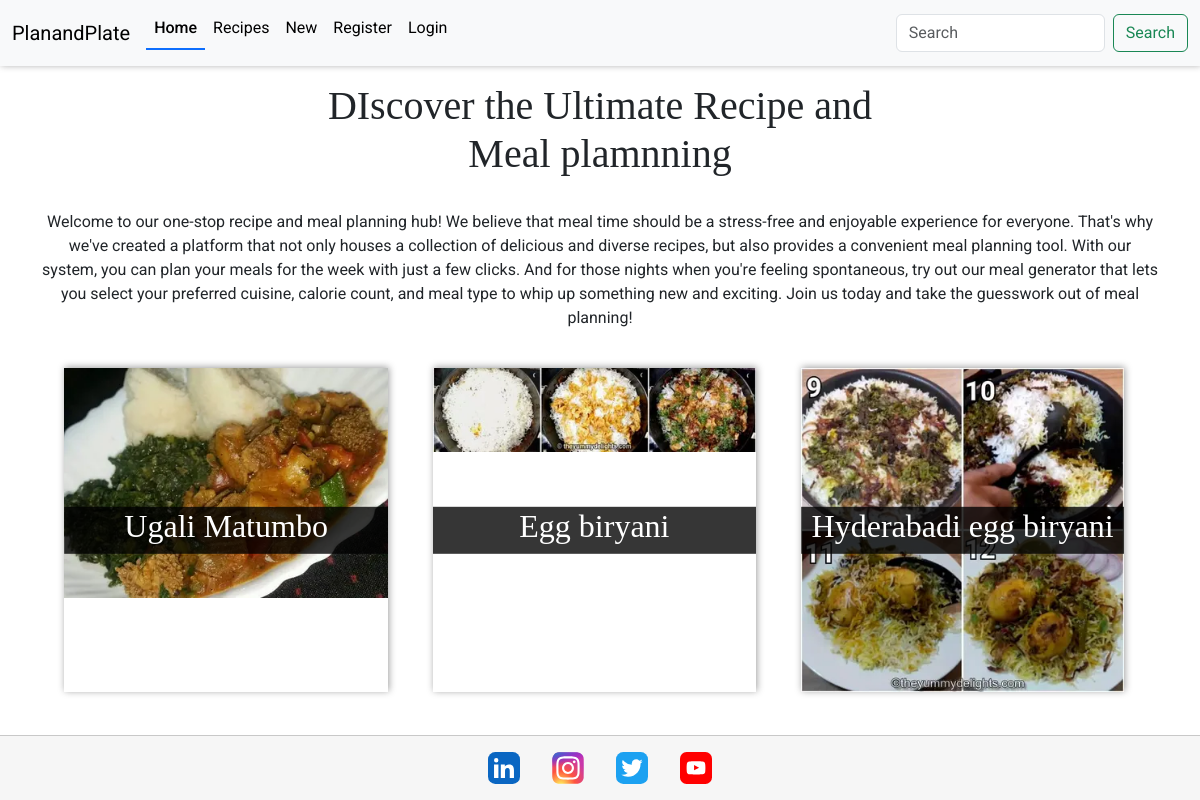
The page / on the database its author committed.
### recipes/models.py (models this page shows, shortened)
class Recipe(models.Model):
    user = models.ForeignKey(
        User, related_name="recipe_owner", on_delete=models.CASCADE
    )
    title = models.CharField(max_length=300, null=False, blank=False)
    description = models.CharField(max_length=500, null=False, blank=False)
    instructions = RichTextField(max_length=10000, null=False, blank=False)
    ingredients = RichTextField(max_length=10000, null=False, blank=False)
    image = ResizedImageField(
        size=[400, None],
        quality=75,
        upload_to="recipes/",
        force_format="WEBP",
        blank=False,
        null=False,
    )
    image_alt = models.CharField(max_length=100, null=False, blank=False)
    meal_type = models.CharField(max_length=50, choices=MEAL_TYPES, default="breakfast")
    cuisine_types = models.CharField(
        max_length=100, choices=CUISINE_TYPES, default="african"
    )
    calories = models.IntegerField()
    posted_date = models.DateTimeField(auto_now=True)
    class Meta:
        ordering = ["-posted_date"]

### home/views.py (the view)
# urls.py: path("", Index.as_view(), name="home"),
class Index(ListView):
    template_name = "home/index.html"
    model = Recipe
    context_object_name = "recipes"
    def get_queryset(self):
        return self.model.objects.all()[:3]

### home/templates/home/index.html (shortened to what this page needs)
{% extends 'base.html' %}
{% block content %}
<div class="container flex-xolumn pt-3">
    <section class="text-center">
        <h1 class="main-title mx-auto"> DIscover the Ultimate Recipe and Meal plamnning</h1>
        <p class="pt-4">
            Welcome to our one-stop recipe and meal planning hub! We believe that meal time should be a stress-free
            and enjoyable experience for everyone. That's why we've created a platform that not only houses a
            collection of delicious and diverse recipes, but also provides a convenient meal planning tool. With
            our system, you can plan your meals for the week with just a few clicks.
            And for those nights when you're feeling spontaneous, try out our meal generator that lets you select
            your preferred cuisine, calorie count, and meal type to whip up something new and exciting. Join us
            today and take the guesswork out of meal planning!
        </p>
    </section>
    <section>
        <div class="recipe-cont">
            {% for recipe in recipes %}
            <a class="img-container" href="{% url 'recipe_detail' recipe.id %}">
                <img src="{{recipe.image.url}}" alt="{{ recipe.image_alt }}" style="width:100%;">
                <div class="centered"><h2>{{ recipe.title }}</h2></div>
            </a>
            {% endfor %}
        </div>
    </section>
</div>
{% endblock %}

### static/css/base.css (style rules this page uses)
:root { --title: 'EB Garamond', serif; --main-font: 'Roboto', serif; --background: #3f006a0f; --blue: #0d6efd; --black: #000; --off-white: #f6f6f6; --white: #fff; --orange: #ffbf50; --smal-box-shadow: 1px -1px 7px 0 #00000061; --border: 1px solid #00000030; }
html, body { height: 100%; }
body { display: flex; flex-direction: column; font-family: var(--main-font); }
h1, h2, h3, h4, h5, h6 { font-family: var(--title); }
.recipe-cont { display: flex; flex-direction: column; flex-wrap: wrap; }
a.img-container { position: relative; text-align: center; color: var(--white); margin: 2%; overflow: hidden; text-decoration: none; border: 1px solid var(--border); box-shadow: var(--smal-box-shadow); }
.img-container img { width: 100%; height: auto; }
.centered { width: 100%; background-color: #000000c9; position: absolute; top: 50%; left: 50%; transform: translate(-50%, -50%); }
@media screen and (min-width:40em) { .recipe-cont { flex-direction: row; } }
@media screen and (min-width:40em) { .img-container { flex-direction: row; width: 29%; } }
@media screen and (min-width: 62.5em) { .main-title { width: 50%; } }

### rows shown on the page
Recipe: image (picture), title "Ugali Matumbo"
Recipe: image (picture), title "Egg biryani"
Recipe: image (picture), title "Hyderabadi egg biryani"
